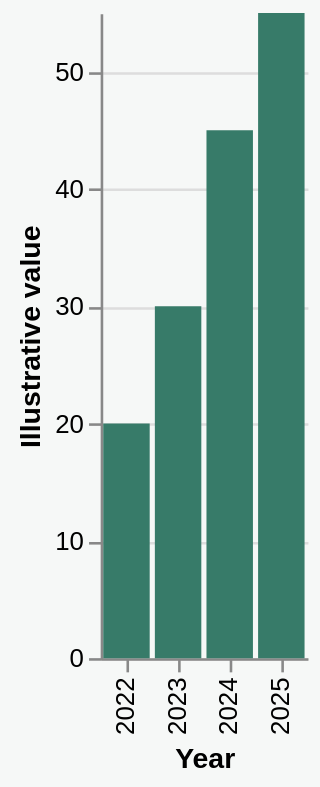

Express this chart as Vega-Lite.
### Vega-Lite specification from a JSON file in a GitHub repository (floating-point values rounded to 4 significant figures)
{"$schema": "https://vega.github.io/schema/vega-lite/v6.json", "description": "Temporary test chart", "width": "container", "height": 250, "data": {"values": [{"year": "2022", "value": 20}, {"year": "2023", "value": 30}, {"year": "2024", "value": 45}, {"year": "2025", "value": 55}]}, "mark": {"type": "bar", "color": "#377b69"}, "encoding": {"x": {"field": "year", "type": "ordinal", "title": "Year"}, "y": {"field": "value", "type": "quantitative", "title": "Illustrative value"}, "tooltip": [{"field": "year"}, {"field": "value"}]}, "config": {"background": "#f6f8f7", "view": {"stroke": null}}}
